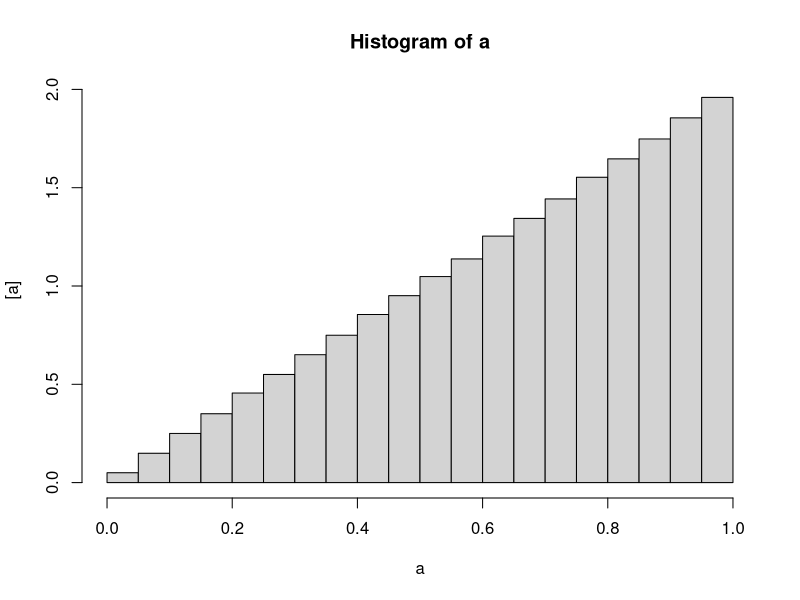
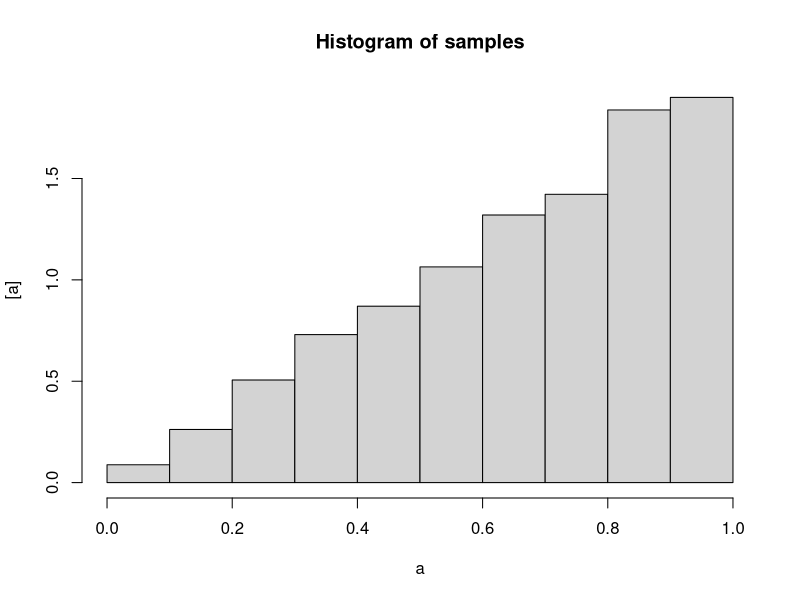

The R script that drew these images, in order:
## ---- chunk 1
a<-rbeta(10^6,2,1)

hist(a, freq = FALSE, xlab = "a", ylab = "[a]")


a.init <- 0.01
K <- 5000
k <- 1
samples <- matrix(,K,1)
samples[1,] <- a.init

for (i in 2:K){
  a.try <- runif(1)
  a.old <- samples[i-1,]
  mh <-a.try/a.old
  #Function to decide if kkeo the value
  keep <- ifelse(mh>1, 1, rbinom(1,1,mh))
  samples[i,] <- ifelse(keep==1, a.try, a.old)
}
hist(samples, freq = FALSE, xlab = "a", ylab = "[a]")

samples
